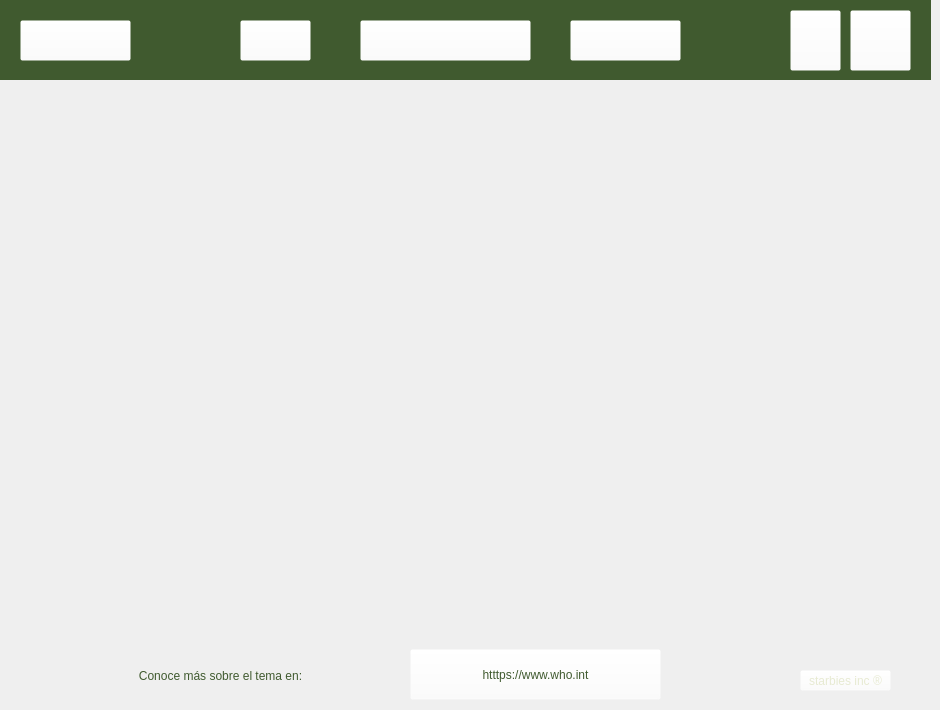
    <widget class="QWidget" name="page_7">
     <widget class="QWidget" name="widget_7" native="true">
      <property name="geometry">
       <rect>
        <x>0</x>
        <y>0</y>
        <width>931</width>
        <height>80</height>
       </rect>
      </property>
      <property name="styleSheet">
       <string notr="true">background-color: rgb(64, 90, 47);</string>
      </property>
      <widget class="QLabel" name="label_24">
       <property name="geometry">
        <rect>
         <x>240</x>
         <y>20</y>
         <width>71</width>
         <height>41</height>
        </rect>
       </property>
       <property name="text">
        <string/>
       </property>
       <property name="pixmap">
        <pixmap>imc_FotoN.png</pixmap>
       </property>
       <property name="scaledContents">
        <bool>true</bool>
       </property>
      </widget>
      <widget class="QPushButton" name="pushButton_perfil_3">
       <property name="geometry">
        <rect>
         <x>790</x>
         <y>10</y>
         <width>51</width>
         <height>61</height>
        </rect>
       </property>
       <property name="cursor">
        <cursorShape>PointingHandCursor</cursorShape>
       </property>
       <property name="styleSheet">
        <string notr="true">background-color: rgba(255, 255, 255, 0);</string>
       </property>
       <property name="text">
        <string/>
       </property>
       <property name="icon">
        <iconset>
         <normaloff>user.png</normaloff>user.png</iconset>
       </property>
       <property name="iconSize">
        <size>
         <width>50</width>
         <height>50</height>
        </size>
       </property>
      </widget>
      <widget class="QPushButton" name="pushButton_logout_3">
       <property name="geometry">
        <rect>
         <x>850</x>
         <y>10</y>
         <width>61</width>
         <height>61</height>
        </rect>
       </property>
       <property name="cursor">
        <cursorShape>PointingHandCursor</cursorShape>
       </property>
       <property name="styleSheet">
        <string notr="true">background-color: rgba(255, 255, 255, 0);</string>
       </property>
       <property name="text">
        <string/>
       </property>
       <property name="icon">
        <iconset>
         <normaloff>logout.png</normaloff>logout.png</iconset>
       </property>
       <property name="iconSize">
        <size>
         <width>50</width>
         <height>50</height>
        </size>
       </property>
      </widget>
      <widget class="QLabel" name="label_25">
       <property name="geometry">
        <rect>
         <x>20</x>
         <y>20</y>
         <width>111</width>
         <height>41</height>
        </rect>
       </property>
       <property name="text">
        <string/>
       </property>
       <property name="pixmap">
        <pixmap>ufit.png</pixmap>
       </property>
       <property name="scaledContents">
        <bool>true</bool>
       </property>
      </widget>
      <widget class="QLabel" name="label_26">
       <property name="geometry">
        <rect>
         <x>360</x>
         <y>20</y>
         <width>171</width>
         <height>41</height>
        </rect>
       </property>
       <property name="text">
        <string/>
       </property>
       <property name="pixmap">
        <pixmap>macros_foto.png</pixmap>
       </property>
       <property name="scaledContents">
        <bool>true</bool>
       </property>
      </widget>
      <widget class="QLabel" name="label_27">
       <property name="geometry">
        <rect>
         <x>570</x>
         <y>20</y>
         <width>111</width>
         <height>41</height>
        </rect>
       </property>
       <property name="text">
        <string/>
       </property>
       <property name="pixmap">
        <pixmap>mas_info.png</pixmap>
       </property>
       <property name="scaledContents">
        <bool>true</bool>
       </property>
      </widget>
      <widget class="QPushButton" name="pushButton_barra_imc_3">
       <property name="geometry">
        <rect>
         <x>240</x>
         <y>20</y>
         <width>71</width>
         <height>41</height>
        </rect>
       </property>
       <property name="cursor">
        <cursorShape>PointingHandCursor</cursorShape>
       </property>
       <property name="styleSheet">
        <string notr="true">background-color: rgba(255, 255, 255, 0);</string>
       </property>
       <property name="text">
        <string/>
       </property>
      </widget>
      <widget class="QPushButton" name="pushButton_barra_macros_3">
       <property name="geometry">
        <rect>
         <x>360</x>
         <y>20</y>
         <width>171</width>
         <height>41</height>
        </rect>
       </property>
       <property name="cursor">
        <cursorShape>PointingHandCursor</cursorShape>
       </property>
       <property name="styleSheet">
        <string notr="true">background-color: rgba(255, 255, 255, 0);</string>
       </property>
       <property name="text">
        <string/>
       </property>
      </widget>
      <widget class="QPushButton" name="pushButton_barra_info_3">
       <property name="geometry">
        <rect>
         <x>570</x>
         <y>20</y>
         <width>111</width>
         <height>41</height>
        </rect>
       </property>
       <property name="cursor">
        <cursorShape>PointingHandCursor</cursorShape>
       </property>
       <property name="styleSheet">
        <string notr="true">background-color: rgba(255, 255, 255, 0);</string>
       </property>
       <property name="text">
        <string/>
       </property>
      </widget>
      <widget class="QPushButton" name="pushButton_home_3">
       <property name="geometry">
        <rect>
         <x>20</x>
         <y>20</y>
         <width>111</width>
         <height>41</height>
        </rect>
       </property>
       <property name="cursor">
        <cursorShape>PointingHandCursor</cursorShape>
       </property>
       <property name="styleSheet">
        <string notr="true">background-color: rgba(255, 255, 255, 0);</string>
       </property>
       <property name="text">
        <string/>
       </property>
      </widget>
     </widget>
     <widget class="QLabel" name="label_55">
      <property name="geometry">
       <rect>
        <x>30</x>
        <y>90</y>
        <width>871</width>
        <height>551</height>
       </rect>
      </property>
      <property name="styleSheet">
       <string notr="true">background-color: rgba(255, 255, 255, 0);</string>
      </property>
      <property name="text">
       <string/>
      </property>
      <property name="pixmap">
       <pixmap>tabla_actividad.png</pixmap>
      </property>
      <property name="scaledContents">
       <bool>true</bool>
      </property>
     </widget>
     <widget class="QLabel" name="label_cal_dia_2">
      <property name="geometry">
       <rect>
        <x>30</x>
        <y>650</y>
        <width>381</width>
        <height>51</height>
       </rect>
      </property>
      <property name="styleSheet">
       <string notr="true">color: rgb(64, 90, 47);

font: 25pt &quot;Arial Rounded MT Bold&quot;;</string>
      </property>
      <property name="text">
       <string>Conoce más sobre el tema en:</string>
      </property>
      <property name="alignment">
       <set>Qt::AlignCenter</set>
      </property>
     </widget>
     <widget class="QPushButton" name="pushButton_link">
      <property name="geometry">
       <rect>
        <x>410</x>
        <y>649</y>
        <width>251</width>
        <height>51</height>
       </rect>
      </property>
      <property name="cursor">
       <cursorShape>PointingHandCursor</cursorShape>
      </property>
      <property name="styleSheet">
       <string notr="true">QPushButton{
color: rgb(64, 90, 47);
	font: 25pt &quot;Arial Rounded MT Bold&quot;;
	background-color: rgba(255, 255, 255, 0);
}
QPushButton:hover{
color: rgb(231, 234, 210);
}
</string>
      </property>
      <property name="text">
       <string notr="true">htttps://www.who.int</string>
      </property>
     </widget>
     <widget class="QPushButton" name="pushButton_conocenos">
      <property name="geometry">
       <rect>
        <x>800</x>
        <y>670</y>
        <width>91</width>
        <height>21</height>
       </rect>
      </property>
      <property name="cursor">
       <cursorShape>PointingHandCursor</cursorShape>
      </property>
      <property name="styleSheet">
       <string notr="true">QPushButton{
color: rgb(231, 234, 210);
	font: 12pt &quot;Arial Rounded MT Bold&quot;;
	background-color: rgba(255, 255, 255, 0);
}
QPushButton:hover{
color: rgb(64, 90, 47);
}
</string>
      </property>
      <property name="text">
       <string>starbies inc ®</string>
      </property>
     </widget>
    </widget>
